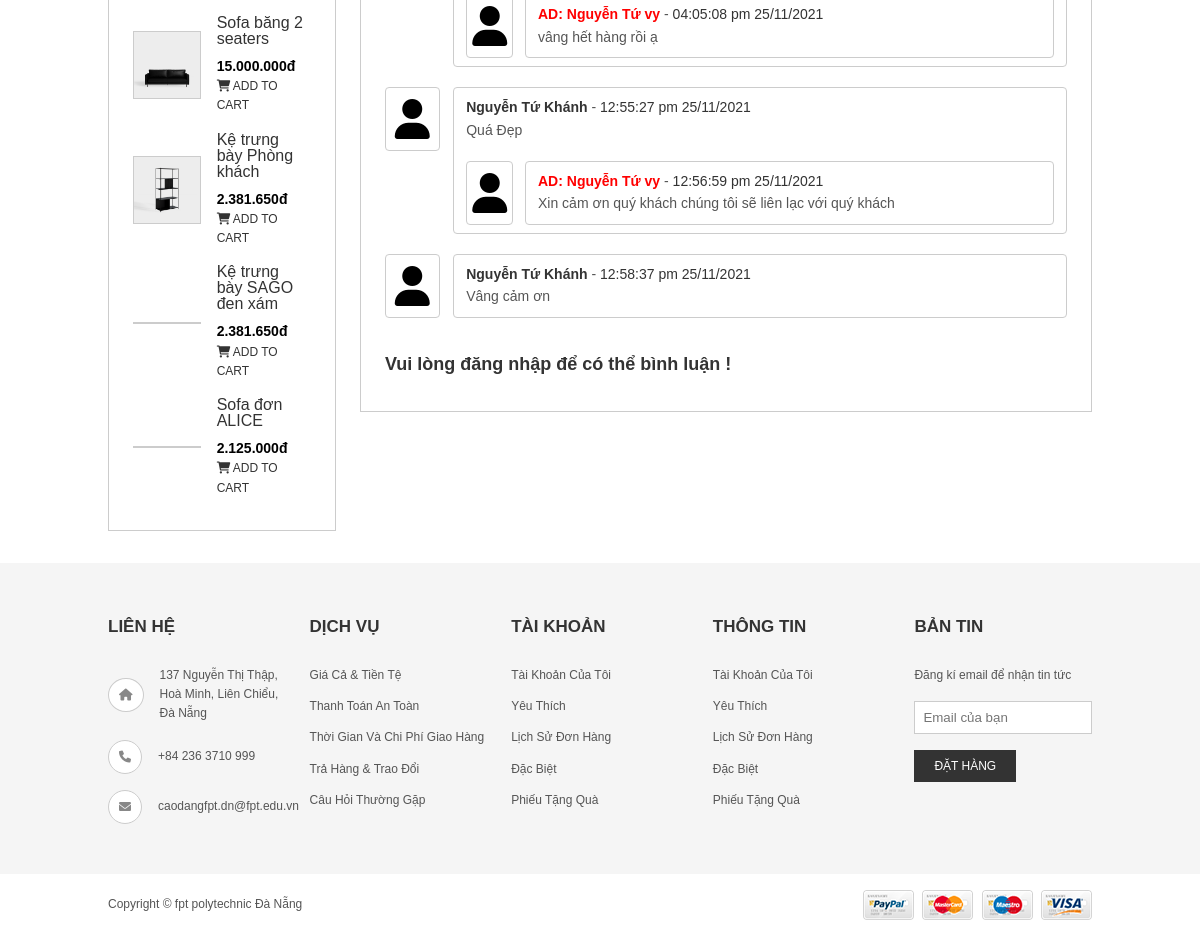
The page /index.php?act=product&prodId=20 (lower part) on the database as committed earlier.
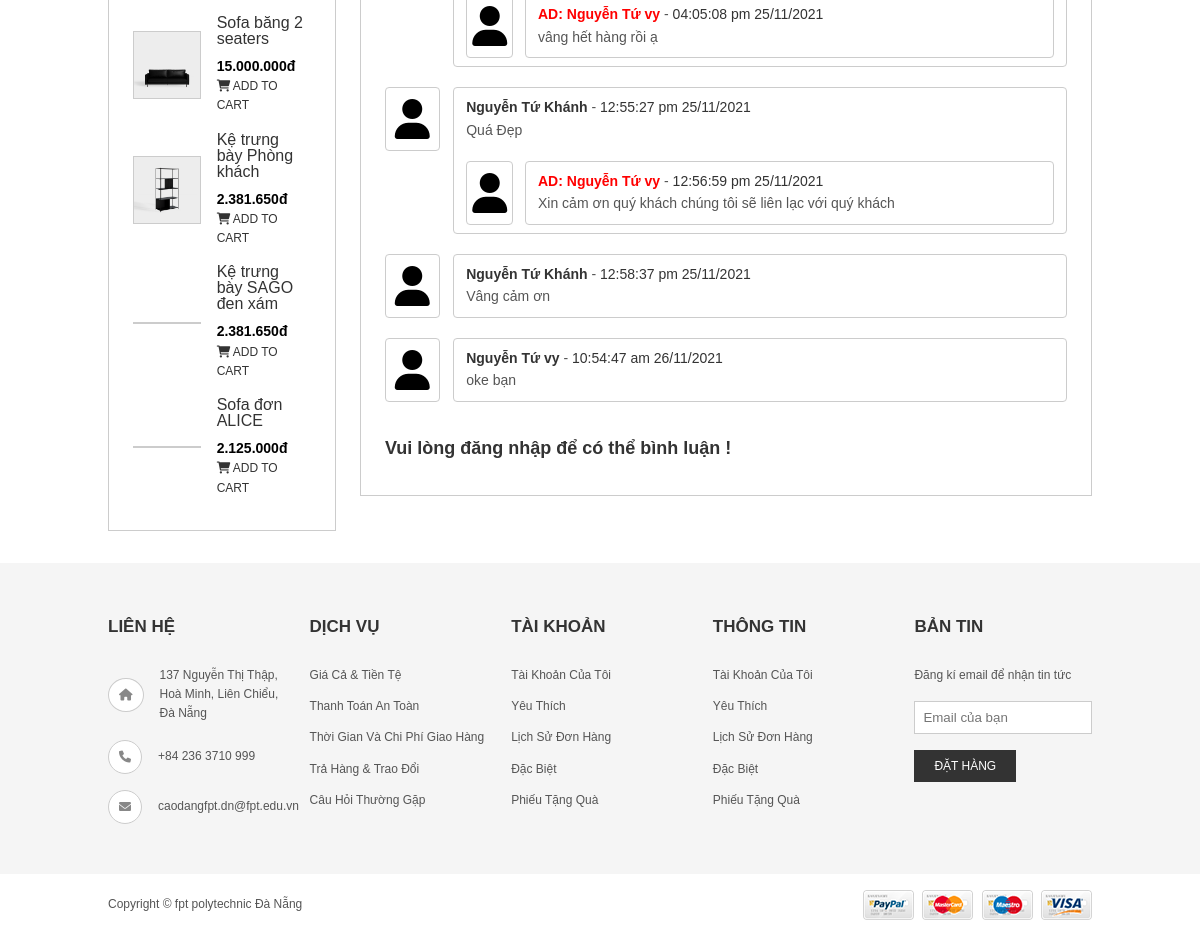
The same page on the database as committed later.
### tables this page shows
CREATE TABLE `tbl_product` (
  `prodId` int(10) NOT NULL,
  `prodName` varchar(255) NOT NULL,
  `prodDesc` text NOT NULL,
  `quantity` int(10) NOT NULL,
  `price` float NOT NULL,
  `image` text NOT NULL,
  `imageSmall` text NOT NULL,
  `dateInput` date NOT NULL,
  `view` int(10) NOT NULL,
  `type` int(10) NOT NULL,
  `cateChildId` int(10) NOT NULL,
  `cateId` int(10) NOT NULL,
  `discount` float DEFAULT NULL
);

CREATE TABLE `tbl_comment` (
  `commId` int(10) NOT NULL,
  `replyId` int(10) DEFAULT 0,
  `prodId` int(10) NOT NULL,
  `custId` int(10) NOT NULL,
  `content` varchar(255) NOT NULL,
  `date` varchar(30) NOT NULL
);

CREATE TABLE `tbl_customer` (
  `custId` int(10) NOT NULL,
  `username` varchar(50) NOT NULL,
  `password` varchar(50) NOT NULL,
  `custName` varchar(50) NOT NULL,
  `image` varchar(255) DEFAULT NULL,
  `phone` varchar(50) DEFAULT NULL,
  `email` varchar(50) NOT NULL,
  `address` text DEFAULT NULL,
  `status` int(10) NOT NULL COMMENT '0:block ; 1:hoạt động',
  `role` int(10) NOT NULL COMMENT '0:khách hàng ;1:Admin'
);

### model/pdo.php (called while the page is built, shortened)
<?php
function pdo_get_connection()
{   $servername="localhost";
    $username='root';
    $password='';
    try{
        $dburl="mysql:host=$servername;dbname=vyhomedecor; charset=utf8";
        $conn = new PDO($dburl,$username,$password);
        $conn->setAttribute(PDO::ATTR_ERRMODE,PDO::ERRMODE_EXCEPTION);
        return $conn;
        }
        catch(PDOException $e){
            return "lỗi kết nối :". $e->getMessage();
        }
}
function pdo_query($sql){
    $sql_args = array_slice(func_get_args(),1);
    try{
        $conn =pdo_get_connection();
        $stmt =$conn->prepare($sql);
        $stmt -> execute($sql_args);
        $row =$stmt->fetchAll();
        return $row;
    }catch(PDOException $e){
        throw $e;
    }
    finally{
        unset($conn);
    }
}
function pdo_query_one($sql){
    $sql_args = array_slice(func_get_args(),1);
    try{
        $conn =pdo_get_connection();
        $stmt =$conn->prepare($sql);
        $stmt -> execute($sql_args);
        $row =$stmt->fetch(PDO::FETCH_ASSOC);
        return $row;
    }catch(PDOException $e){
        throw $e;
    }
    finally{
        unset($conn);
    }
}
?>

### model/product_model.php (called while the page is built, shortened)
<?php
    function loadOne_product($prodId)
    {
        $sql ="SELECT * FROM tbl_product where prodId =$prodId";
        $res =pdo_query_one($sql);
        return $res;
    }
    function loadOne_product_similar($prodId,$cateId)
    {
        $sql ="SELECT * FROM tbl_product where cateId=".$cateId." AND prodId <> $prodId";
        $res =pdo_query($sql);
        return $res;
    }

### model/comment.php (called while the page is built, shortened)
<?php
    function load_commentByIdProd($prodId)
    {
        $sql ="SELECT * From tbl_comment where prodId =$prodId
        AND tbl_comment.replyId =0
        ";
        return pdo_query($sql);
    }
    function loadReply_Comment($commId){
        $sql ="SELECT * FROM tbl_comment
         INNER JOIN tbl_customer on tbl_customer.custId = tbl_comment.custId
         HAVING replyId =$commId ORDER BY commId ASC";
        return pdo_query($sql);
    }
?>

### model/customer.php (called while the page is built, shortened)
<?php
include_once 'pdo.php';
function loadOne_customer($custId)
{
   $sql="SELECT * FROM tbl_customer where custId= $custId";
   $res =pdo_query_one($sql);
   return $res;
}
?>

### view/product.php (the view, shortened to what the changed rows need)
<div class="grid wide">
    <div class="product">
                    <?php
                    extract($loadOne);
                    ?>
        <div class="product__right">
            <div class="row content-2">
                <div class="col l-3">
                    <div class="top-yeu-thich">
                        <?php
                        foreach ($product_similar as $value) {
                            extract($value);
                            $link_product = "index.php?act=product&prodId=" . $prodId;
                        ?>
                            <div class="sanpham">
                                <a href="<?= $link_product ?>" class="sanpham-img">
                                    <img src="<?= BASE_URL ?>uploads/<?= $image ?>" alt="">
                                </a>
                                <div class="addCart">
                                    <a class="addCart-name" href="<?= $link_product ?>"><?= $prodName ?></a>
                                    <strong><?= number_format($price - ($price * $discount), 0, ',', '.') ?>đ</strong><br>
                                    <a class="addCart-text" href="#"><i class="fas fa-shopping-cart"></i> ADD TO CART</a>
                                </div>
                            </div>
                        <?php
                        }
                        ?>
                    </div>
                </div>
                <div class="col l-9">
                    <?php
                    extract($loadOne);
                    ?>
                    <div class="from-binhluan" id="form-comment">
                        <div class="from">
                            <div class="nguoi-reveiws">
                                <?php
                                $load_comment = load_commentByIdProd($prodId);
                                foreach ($load_comment as $value) {
                                    extract($value);
                                    $loadCust = loadOne_customer($custId);
                                ?>
                                    <div class="noi-dung-bl">
                                        <div class="anh">
                                            <i class="fas fa-user"></i>
                                        </div>
                                        <div class="bl">
                                            <p><strong><?= $loadCust['custName'] ?></strong> - <strong class="comment-time"><?= $date ?></strong></p>
                                            <p><?= $content ?></p>
                                            <?php
                                            $replyAdmin = loadReply_Comment($commId);
                                            foreach ($replyAdmin as $valueRep) {
                                            ?>
                                                <div class="noi-dung-bl">
                                                    <div class="anh">
                                                        <i class="fas fa-user"></i>
                                                    </div>
                                                    <div class="bl">
                                                        <p><strong style="color:red">AD: <?= $valueRep['custName'] ?></strong> - <strong class="comment-time"><?= $valueRep['date'] ?></strong></p>
                                                        <p><?= $valueRep['content'] ?></p>
                                                    </div>
                                                </div>
                                            <?php } ?>
                                        </div>
                                    </div>
                                <?php
                                }
                                ?>
                            </div>
                        </div>
                    </div>
                </div>
            </div>
        </div>
    </div>
</div>

Rows that differ between the two databases and show on the page:
added tbl_comment: custId.custName "Nguyễn Tứ vy", date "10:54:47 am 26/11/2021", content "oke bạn"
